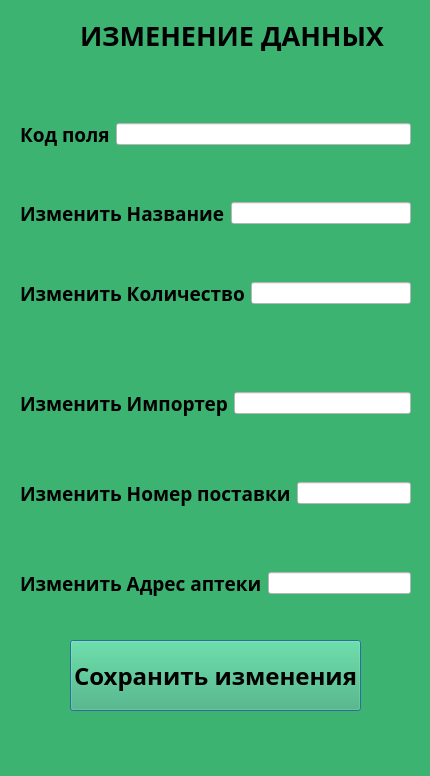
<?xml version="1.0" encoding="UTF-8"?>
<ui version="4.0">
 <class>obnovlenie3</class>
 <widget class="QDialog" name="obnovlenie3">
  <property name="geometry">
   <rect>
    <x>0</x>
    <y>0</y>
    <width>430</width>
    <height>776</height>
   </rect>
  </property>
  <property name="windowTitle">
   <string>Data Change</string>
  </property>
  <property name="styleSheet">
   <string notr="true">background-color:MediumSeaGreen</string>
  </property>
  <widget class="QLabel" name="label">
   <property name="geometry">
    <rect>
     <x>80</x>
     <y>20</y>
     <width>311</width>
     <height>31</height>
    </rect>
   </property>
   <property name="font">
    <font>
     <family>Source Code Pro</family>
     <pointsize>20</pointsize>
     <bold>true</bold>
    </font>
   </property>
   <property name="text">
    <string>ИЗМЕНЕНИЕ ДАННЫХ</string>
   </property>
  </widget>
  <widget class="QPushButton" name="pushButton">
   <property name="geometry">
    <rect>
     <x>70</x>
     <y>640</y>
     <width>291</width>
     <height>71</height>
    </rect>
   </property>
   <property name="font">
    <font>
     <family>Source Code Pro</family>
     <pointsize>18</pointsize>
     <bold>true</bold>
    </font>
   </property>
   <property name="text">
    <string>Сохранить изменения</string>
   </property>
  </widget>
  <widget class="QWidget" name="layoutWidget">
   <property name="geometry">
    <rect>
     <x>20</x>
     <y>120</y>
     <width>391</width>
     <height>29</height>
    </rect>
   </property>
   <layout class="QHBoxLayout" name="horizontalLayout">
    <item>
     <widget class="QLabel" name="label_2">
      <property name="font">
       <font>
        <family>Source Code Pro</family>
        <pointsize>14</pointsize>
        <bold>true</bold>
       </font>
      </property>
      <property name="text">
       <string>Код поля</string>
      </property>
     </widget>
    </item>
    <item>
     <widget class="QLineEdit" name="kod_change3">
      <property name="styleSheet">
       <string notr="true">background-color:white</string>
      </property>
     </widget>
    </item>
   </layout>
  </widget>
  <widget class="QWidget" name="layoutWidget">
   <property name="geometry">
    <rect>
     <x>20</x>
     <y>200</y>
     <width>391</width>
     <height>26</height>
    </rect>
   </property>
   <layout class="QHBoxLayout" name="horizontalLayout_2">
    <item>
     <widget class="QLabel" name="label_3">
      <property name="font">
       <font>
        <family>Source Code Pro</family>
        <pointsize>14</pointsize>
        <bold>true</bold>
       </font>
      </property>
      <property name="text">
       <string>Изменить Название</string>
      </property>
     </widget>
    </item>
    <item>
     <widget class="QLineEdit" name="name_change3">
      <property name="styleSheet">
       <string notr="true">background-color:white</string>
      </property>
     </widget>
    </item>
   </layout>
  </widget>
  <widget class="QWidget" name="layoutWidget">
   <property name="geometry">
    <rect>
     <x>20</x>
     <y>280</y>
     <width>391</width>
     <height>26</height>
    </rect>
   </property>
   <layout class="QHBoxLayout" name="horizontalLayout_3">
    <item>
     <widget class="QLabel" name="label_4">
      <property name="font">
       <font>
        <family>Source Code Pro</family>
        <pointsize>14</pointsize>
        <bold>true</bold>
       </font>
      </property>
      <property name="text">
       <string>Изменить Количество</string>
      </property>
     </widget>
    </item>
    <item>
     <widget class="QLineEdit" name="kolvo_change3">
      <property name="styleSheet">
       <string notr="true">background-color:white</string>
      </property>
     </widget>
    </item>
   </layout>
  </widget>
  <widget class="QWidget" name="layoutWidget">
   <property name="geometry">
    <rect>
     <x>20</x>
     <y>390</y>
     <width>391</width>
     <height>26</height>
    </rect>
   </property>
   <layout class="QHBoxLayout" name="horizontalLayout_4">
    <item>
     <widget class="QLabel" name="label_5">
      <property name="font">
       <font>
        <family>Source Code Pro</family>
        <pointsize>14</pointsize>
        <bold>true</bold>
       </font>
      </property>
      <property name="text">
       <string>Изменить Импортер</string>
      </property>
     </widget>
    </item>
    <item>
     <widget class="QLineEdit" name="importer_change">
      <property name="styleSheet">
       <string notr="true">background-color:white</string>
      </property>
     </widget>
    </item>
   </layout>
  </widget>
  <widget class="QWidget" name="layoutWidget">
   <property name="geometry">
    <rect>
     <x>20</x>
     <y>480</y>
     <width>391</width>
     <height>26</height>
    </rect>
   </property>
   <layout class="QHBoxLayout" name="horizontalLayout_5">
    <item>
     <widget class="QLabel" name="label_6">
      <property name="font">
       <font>
        <family>Source Code Pro</family>
        <pointsize>14</pointsize>
        <bold>true</bold>
       </font>
      </property>
      <property name="text">
       <string>Изменить Номер поставки</string>
      </property>
     </widget>
    </item>
    <item>
     <widget class="QLineEdit" name="postavka_change">
      <property name="styleSheet">
       <string notr="true">background-color:white</string>
      </property>
     </widget>
    </item>
   </layout>
  </widget>
  <widget class="QWidget" name="layoutWidget">
   <property name="geometry">
    <rect>
     <x>20</x>
     <y>570</y>
     <width>391</width>
     <height>26</height>
    </rect>
   </property>
   <layout class="QHBoxLayout" name="horizontalLayout_6">
    <item>
     <widget class="QLabel" name="label_7">
      <property name="font">
       <font>
        <family>Source Code Pro</family>
        <pointsize>14</pointsize>
        <bold>true</bold>
       </font>
      </property>
      <property name="text">
       <string>Изменить Адрес аптеки</string>
      </property>
     </widget>
    </item>
    <item>
     <widget class="QLineEdit" name="apteka_change">
      <property name="styleSheet">
       <string notr="true">background-color:white</string>
      </property>
     </widget>
    </item>
   </layout>
  </widget>
 </widget>
 <resources/>
 <connections/>
</ui>
